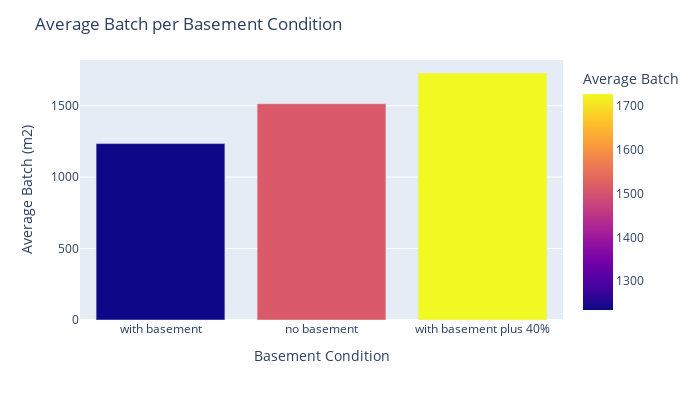

Write notebook code for a chart like this one.
### Code cell
fig = px.bar(bar_df_3, x='basement_condition', y='avg_lot', color='avg_lot',
            labels={'avg_lot': 'Average Batch'})
fig.update_layout(width=700, height=400, xaxis_title='Basement Condition',
                 yaxis_title='Average Batch (m2)', title='Average Batch per Basement Condition')
fig.show()

### Figure 1 — Plotly figure (JSON) as saved in the notebook; plotly's stock layout.template omitted (floating-point values rounded to 4 significant figures)
{"data": [{"alignmentgroup": "True", "hovertemplate": "basement_condition=%{x}<br>Average Batch=%{marker.color}<extra></extra>", "legendgroup": "", "marker": {"color": [1234.0, 1513.0, 1728.0], "coloraxis": "coloraxis", "pattern": {"shape": ""}}, "name": "", "offsetgroup": "", "orientation": "v", "showlegend": false, "textposition": "auto", "type": "bar", "x": ["with basement", "no basement", "with basement plus 40%"], "xaxis": "x", "y": [1234.0, 1513.0, 1728.0], "yaxis": "y"}], "layout": {"barmode": "relative", "coloraxis": {"colorbar": {"title": {"text": "Average Batch"}}, "colorscale": [[0, "#0d0887"], [0.1111, "#46039f"], [0.2222, "#7201a8"], [0.3333, "#9c179e"], [0.4444, "#bd3786"], [0.5556, "#d8576b"], [0.6667, "#ed7953"], [0.7778, "#fb9f3a"], [0.8889, "#fdca26"], [1, "#f0f921"]]}, "height": 400, "legend": {"tracegroupgap": 0}, "margin": {"t": 60}, "title": {"text": "Average Batch per Basement Condition"}, "width": 700, "xaxis": {"anchor": "y", "domain": [0, 1], "title": {"text": "Basement Condition"}}, "yaxis": {"anchor": "x", "domain": [0, 1], "title": {"text": "Average Batch (m2)"}}}}
